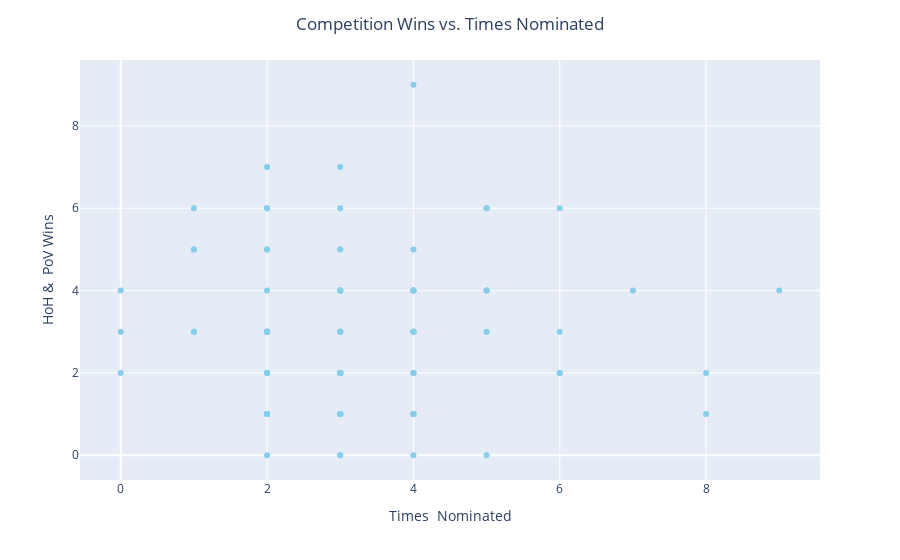

Notebook code cell kept with this figure:
### Markdown cell above
**I am now happy with how the data is formatted. Although summary statistics for 'Season' are not necessary useful, having it be an int will allow me to use it as a unit of time and order/group chronologically.**

### Code cell
# Make some sort of graph using columns in your data.
# Let's first observe if there is a relationship between times nominated and competition wins.
my_columns = ['Season','Houseguest','Times  Nominated','HoH &  PoV Wins']
fig = px.scatter(DF_raw[my_columns],
                   x = 'Times  Nominated',
                   y = 'HoH &  PoV Wins',
                   color_discrete_sequence = ['skyblue'],
                   hover_data = 'Houseguest')
fig.update_layout(bargap = 0.1,
                 title = 'Competition Wins vs. Times Nominated',
                 title_x = 0.5)
fig

### Figure 1 — Plotly figure (JSON) as saved in the notebook; plotly's stock layout.template omitted (floating-point values rounded to 4 significant figures)
{"data": [{"customdata": [["Janelle Pierzina"], ["Frank Eudy"], ["Aaryn Gries"], ["Frankie Grande"], ["Dani Donato"], ["Dan Gheesling"], ["Rachel Reilly"], ["Ian Terry"], ["Vanessa Rousso"], ["Hayden Moss"], ["James Rhine"], ["Michele Noonan"], ["Brendon Villegas"], ["Cody Calafiore"], ["Ryan Quicksall"], ["McCrae Olson"], ["Shane Meaney"], ["Nakomis Dedmon"], ["Dick Donato"], ["Jerry MacDonald"], ["Britney Haynes"], ["Steve Moses"], ["Drew Daniel"], ["Andy Herren"], ["Donny Thompson"], ["James Huling"], ["Gerry Lancaster"], ["Alison Irwin"], ["Mike \"Boogie\" Malin"], ["Liz Nolan"], ["Jee Choe"], ["Jeff Schroeder"], ["Jordan Lloyd"], ["Nicole Franzel"], ["Adam Jasinski"], ["Natalie Cunial"], ["Keesha Smith"], ["Kevin Campbell"], ["Jeff Schroeder"], ["Caleb Reynolds"], ["Derrick Levasseur"], ["Porsche Briggs"], ["Janelle Pierzina"], ["Danielle Murphree"], ["Marcellas Reynolds"], ["Diane Henry"], ["Jason Guy"], ["Ivette Corredero"], ["Memphis Garrett"], ["Lisa Donahue"], ["Robert Roman"], ["Erika Landin"], ["Zach Swerdzewski"], ["Elissa Reilly"], ["Marvin Latimer"], ["James Rhine"], ["Ragan Fox"], ["Christine Brecht"], ["John McGuire"], ["Amy Crews"], ["Danielle Reyes"], ["George Boswell"], ["Kalia Booker"], ["Becky Burgess"], ["Adam Poch"], ["Austin Matelson"], ["Dan Gheesling"], ["Zach Rance"], ["April Lewis"], ["Sharon Obermueller"], ["Judd Daugherty"], ["Maggie Ausburn"], ["Jun Song"], ["Howie Gordon"], ["Danielle Reyes"], ["GinaMarie Zimmerman"], ["Spencer Clawson"], ["Karen Ganci"], ["Eric Stein"], ["Helen Kim"], ["Jessie Kowalski"], ["Roddy Mancuso"], ["Jameka Cameron"], ["Julia Nolan"], ["Erika Landin"], ["Natalie Martinez"], ["Lane Elenburg"], ["Sheila Kennedy"], ["Amanda Zuckerman"], ["Michael \"Cowboy\" Ellis"], ["Jordan Lloyd"], ["Jenn Arroyo"], ["Enzo Palumbo"], ["Victoria Rafaeli"], ["Jack Owens"], ["Will Kirby"], ["Shelly Moore"], ["Joe Arvin"], ["Meg Maley"]], "hovertemplate": "Times  Nominated=%{x}<br>HoH &  PoV Wins=%{y}<br>Houseguest=%{customdata[0]}<extra></extra>", "legendgroup": "", "marker": {"color": "skyblue", "symbol": "circle"}, "mode": "markers", "name": "", "orientation": "v", "showlegend": false, "type": "scatter", "x": [4, 6, 3, 2, 3, 2, 5, 2, 2, 2, 4, 3, 4, 1, 3, 4, 3, 4, 3, 4, 3, 5, 1, 1, 7, 5, 1, 3, 2, 3, 2, 2, 4, 6, 2, 3, 3, 2, 2, 5, 0, 4, 5, 4, 3, 3, 0, 4, 3, 2, 2, 5, 1, 5, 4, 3, 3, 4, 9, 6, 3, 4, 2, 3, 4, 2, 2, 4, 2, 6, 2, 3, 2, 3, 0, 3, 8, 2, 2, 2, 4, 3, 4, 2, 3, 4, 2, 4, 3, 3, 3, 3, 2, 8, 3, 2, 3, 5, 4], "xaxis": "x", "y": [9, 6, 5, 6, 7, 5, 6, 6, 7, 5, 4, 4, 4, 6, 5, 5, 6, 4, 4, 4, 4, 6, 5, 5, 4, 4, 3, 4, 4, 4, 3, 3, 3, 3, 3, 3, 3, 3, 3, 4, 4, 3, 4, 4, 3, 3, 3, 3, 3, 3, 3, 3, 3, 3, 2, 2, 2, 3, 4, 2, 2, 2, 2, 2, 3, 3, 2, 2, 2, 2, 2, 2, 2, 2, 2, 2, 2, 1, 1, 1, 1, 1, 1, 1, 1, 1, 1, 1, 1, 1, 1, 1, 1, 1, 0, 0, 0, 0, 0], "yaxis": "y"}], "layout": {"autosize": true, "bargap": 0.1, "legend": {"tracegroupgap": 0}, "margin": {"t": 60}, "title": {"text": "Competition Wins vs. Times Nominated", "x": 0.5}, "xaxis": {"anchor": "y", "autorange": true, "domain": [0, 1], "range": [-0.5629, 9.563], "title": {"text": "Times  Nominated"}, "type": "linear"}, "yaxis": {"anchor": "x", "autorange": true, "domain": [0, 1], "range": [-0.6969, 9.697], "title": {"text": "HoH &  PoV Wins"}, "type": "linear"}}}
